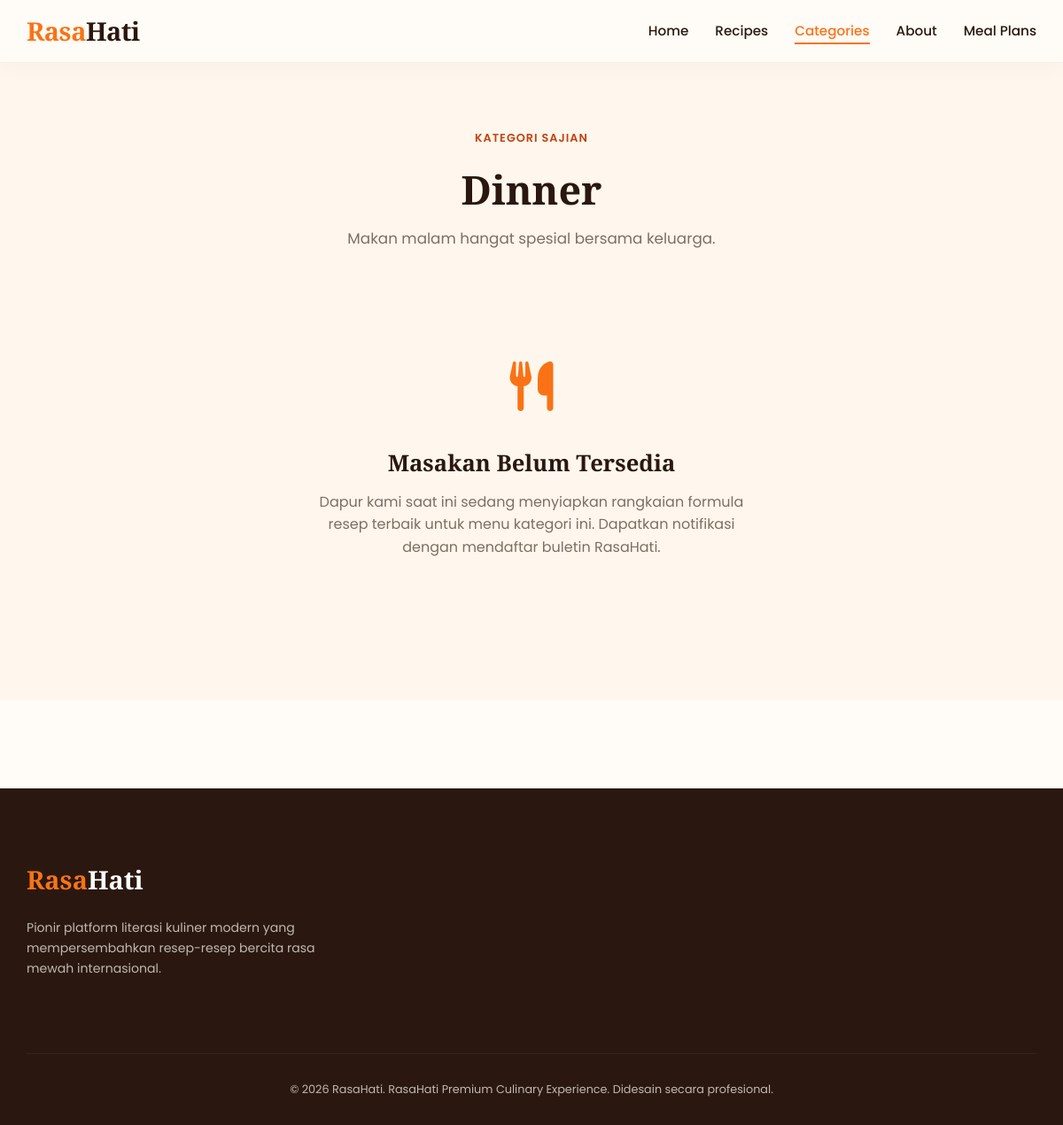
Page /category.php?slug=dinner on the committed database.
### tables this page shows
CREATE TABLE IF NOT EXISTS categories (
id INT AUTO_INCREMENT PRIMARY KEY,
name VARCHAR(100) NOT NULL,
slug VARCHAR(150) NOT NULL UNIQUE,
description TEXT DEFAULT NULL,
image VARCHAR(255) DEFAULT NULL,
created_at TIMESTAMP DEFAULT CURRENT_TIMESTAMP
);

### includes/helpers.php (called while the page is built, shortened)
<?php
function e($string) {
    return htmlspecialchars($string ?? '', ENT_QUOTES, 'UTF-8');
}
?>

### category.php (the view, shortened to what this page needs)
<?php
require_once __DIR__ . '/config/database.php';
require_once __DIR__ . '/includes/helpers.php';
$slug = trim($_GET['slug'] ?? '');
$stmt_cat = $pdo->prepare("SELECT * FROM categories WHERE slug = ?");
$stmt_cat->execute([$slug]);
$category = $stmt_cat->fetch();
$stmt_rec = $pdo->prepare("
    SELECT r.*, c.name AS category_name
    FROM recipes r
    LEFT JOIN categories c ON r.category_id = c.id
    WHERE r.status = 'published' AND r.category_id = ?
    ORDER BY r.id DESC
");
$stmt_rec->execute([$category['id']]);
$recipes = $stmt_rec->fetchAll();
?>
<!DOCTYPE html>
<html lang="id">
<head>
    <link rel="stylesheet" href="https://cdnjs.cloudflare.com/ajax/libs/font-awesome/6.4.0/css/all.min.css">
    <link rel="stylesheet" href="assets/css/style.css?v=4">
</head>
<body>
    <nav class="navbar scrolled">
        <div class="nav-container">
            <a href="index.php" class="logo">
                <span class="logo-accent">Rasa</span>Hati
            </a>
            <ul class="nav-links" id="nav-links">
                <li><a href="index.php" class="nav-link">Home</a></li>
                <li><a href="recipes.php" class="nav-link">Recipes</a></li>
                <li><a href="index.php#categories" class="nav-link active">Categories</a></li>
                <li><a href="index.php#why-us" class="nav-link">About</a></li>
                <li><a href="index.php#meal-plan" class="nav-link">Meal Plans</a></li>
            </ul>
        </div>
    </nav>
    <section class="recipes-section" style="padding-top: 140px; min-height: auto;">
        <div class="section-header" style="margin-bottom: 50px;">
            <span class="section-badge">Kategori Sajian</span>
            <h1 class="section-title" style="font-size: 2.8rem;"><?= e($category['name']); ?></h1>
            <p class="section-subtitle"><?= e($category['description'] ?? 'Berikut kumpulan panduan racikan bumbu masakan lezat pilihan.'); ?></p>
        </div>
        <div class="recipes-grid">
            <?php if (count($recipes) > 0): ?>
                <?php foreach ($recipes as $recipe): ?>
                    <div class="recipe-card">
                        <div class="recipe-img-container">
                            <?php if (!empty($recipe['image'])): ?>
                                <img src="uploads/recipes/<?= e($recipe['image']); ?>" alt="<?= e($recipe['title']); ?>" class="recipe-img" onerror="this.src='https://images.unsplash.com/photo-1546069901-ba9599a7e63c?auto=format&fit=crop&w=800&q=80'">
                            <?php else: ?>
                                <img src="https://images.unsplash.com/photo-1546069901-ba9599a7e63c?auto=format&fit=crop&w=800&q=80" alt="Default Image" class="recipe-img">
                            <?php endif; ?>
                            <span class="recipe-tag"><?= e($recipe['category_name']); ?></span>
                        </div>
                        <div class="recipe-body">
                            <div class="recipe-meta">
                                <span class="meta-item"><i class="fa-regular fa-clock"></i> <?= e($recipe['cook_time']); ?> Min</span>
                                <span class="meta-item"><i class="fa-solid fa-users"></i> <?= e($recipe['servings']); ?> Porsi</span>
                            </div>
                            <h3 class="recipe-title"><?= e($recipe['title']); ?></h3>
                            <p class="recipe-desc"><?= e($recipe['excerpt'] ?? 'Simak ulasan, daftar takaran bumbu masakan, dan langkah lengkap pembuatannya.'); ?></p>
                            <div class="recipe-footer">
                                <span class="recipe-level <?= strtolower($recipe['difficulty']); ?>"><?= e($recipe['difficulty']); ?></span>
                                <a href="recipe-detail.php?slug=<?= e($recipe['slug']); ?>" class="btn-view-recipe" style="color: var(--color-orange); font-weight: 600;">View Recipe <i class="fa-solid fa-chevron-right"></i></a>
                            </div>
                        </div>
                    </div>
                <?php endforeach; ?>
            <?php else: ?>
                <div style="grid-column: 1 / -1; text-align: center; padding: 60px 20px;">
                    <div style="font-size: 3.5rem; color: var(--color-orange); margin-bottom: 20px;"><i class="fa-solid fa-utensils"></i></div>
                    <h3 style="font-family: var(--font-heading); font-size: 1.6rem; margin-bottom: 10px;">Masakan Belum Tersedia</h3>
                    <p style="color: var(--color-muted-text); max-width: 500px; margin: 0 auto;">Dapur kami saat ini sedang menyiapkan rangkaian formula resep terbaik untuk menu kategori ini. Dapatkan notifikasi dengan mendaftar buletin RasaHati.</p>
                </div>
            <?php endif; ?>
        </div>
    </section>
    <footer class="footer" style="margin-top: 100px;">
        <div class="footer-container">
            <div class="footer-brand-column">
                <a href="#" class="footer-logo"><span class="logo-accent">Rasa</span>Hati</a>
                <p class="footer-desc">Pionir platform literasi kuliner modern yang mempersembahkan resep-resep bercita rasa mewah internasional.</p>
            </div>
        </div>
        <div class="footer-bottom">
            <p>&copy; 2026 RasaHati. RasaHati Premium Culinary Experience. Didesain secara profesional.</p>
        </div>
    </footer>
</body>
</html>

### assets/css/style.css (style rules this page uses)
:root { --color-cream: #FFF7ED; --color-warm-white: #FFFCF7; --color-orange: #F97316; --color-deep-orange: #C2410C; --color-soft-green: #65A30D; --color-dark-brown: #2A1810; --color-muted-text: #7C6F64; --color-border-soft: #F3E4D4; --color-white: #FFFFFF; --shadow-soft: 0 10px 30px rgba(42, 24, 16, 0.05); --shadow-medium: 0 15px 40px rgba(42, 24, 16, 0.1); --transition-smooth: all 0.4s cubic-bezier(0.25, 1, 0.5, 1); --font-heading: 'Playfair Display', Georgia, serif; --font-body: 'Poppins', system-ui, -apple-system, sans-serif; }
* { box-sizing: border-box; margin: 0; padding: 0; scroll-behavior: smooth; }
body { background-color: var(--color-warm-white); color: var(--color-dark-brown); font-family: var(--font-body); line-height: 1.6; overflow-x: hidden; -webkit-font-smoothing: antialiased; }
h1, h2, h3, h4 { font-family: var(--font-heading); font-weight: 700; }
a { text-decoration: none; color: inherit; transition: var(--transition-smooth); }
.section-header { text-align: center; max-width: 700px; margin: 0 auto 60px auto; padding: 0 20px; }
.section-badge { background-color: var(--color-cream); color: var(--color-deep-orange); padding: 6px 16px; border-radius: 30px; font-size: 0.8rem; font-weight: 600; text-transform: uppercase; letter-spacing: 1px; display: inline-block; margin-bottom: 15px; }
.section-title { font-size: 2.5rem; color: var(--color-dark-brown); margin-bottom: 15px; line-height: 1.2; }
.section-subtitle { color: var(--color-muted-text); font-size: 1.05rem; }
.navbar { position: fixed; top: 0; left: 0; width: 100%; z-index: 1000; padding: 20px 0; transition: var(--transition-smooth); }
.navbar.scrolled { background-color: rgba(255, 252, 247, 0.85); backdrop-filter: blur(15px); -webkit-backdrop-filter: blur(15px); padding: 12px 0; box-shadow: 0 4px 30px rgba(0, 0, 0, 0.03); border-bottom: 1px solid rgba(243, 228, 212, 0.5); }
.nav-container { max-width: 1200px; margin: 0 auto; padding: 0 30px; display: flex; align-items: center; justify-content: space-between; }
.logo { font-family: var(--font-heading); font-size: 1.8rem; font-weight: 800; color: var(--color-dark-brown); letter-spacing: -0.5px; }
.logo-accent { color: var(--color-orange); }
.nav-links { display: flex; list-style: none; gap: 30px; }
.nav-link { font-size: 0.95rem; font-weight: 500; color: var(--color-dark-brown); position: relative; padding: 5px 0; }
.nav-link::after { content: ''; position: absolute; bottom: 0; left: 0; width: 0; height: 2px; background-color: var(--color-orange); transition: var(--transition-smooth); }
.nav-link:hover::after, .nav-link.active::after { width: 100%; }
.nav-link.active { color: var(--color-orange); }
.recipes-section { padding: 100px 30px; background-color: var(--color-cream); }
.recipes-grid { max-width: 1200px; margin: 0 auto; display: grid; grid-template-columns: repeat(auto-fit, minmax(340px, 1fr)); gap: 30px; }
.footer { background-color: var(--color-dark-brown); color: #C0B7B1; padding: 80px 30px 30px 30px; }
.footer-container { max-width: 1200px; margin: 0 auto; display: grid; grid-template-columns: 1.5fr repeat(3, 1fr); gap: 50px; margin-bottom: 60px; }
.footer-logo { font-family: var(--font-heading); font-size: 1.8rem; font-weight: 800; color: var(--color-white); margin-bottom: 20px; display: inline-block; }
.footer-desc { font-size: 0.88rem; line-height: 1.6; margin-bottom: 25px; }
.footer-bottom { max-width: 1200px; margin: 0 auto; padding-top: 30px; border-top: 1px solid rgba(255, 255, 255, 0.05); text-align: center; font-size: 0.8rem; }
.fade-in-element { opacity: 0; transform: translateY(30px); transition: opacity 0.8s ease, transform 0.8s ease; }
.fade-in-element.appear { opacity: 1; transform: translateY(0); }

### rows in the picture
categories: name "Dinner", description "Makan malam hangat spesial bersama keluarga."
